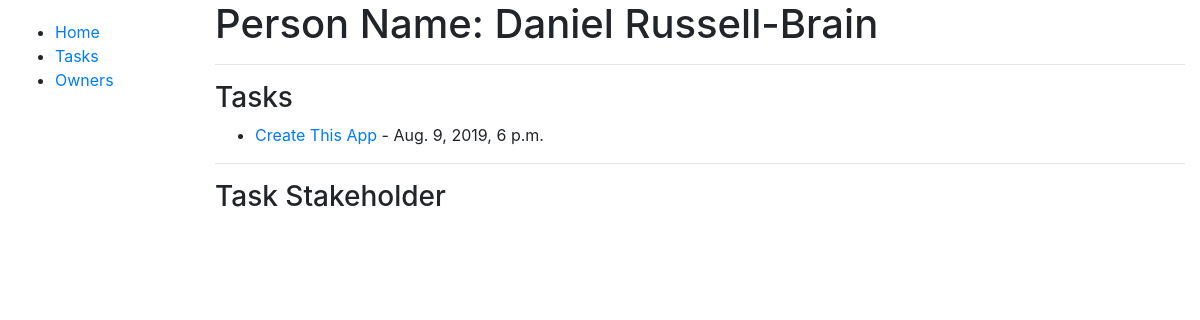
The page /tasks/owners/1 on the database as committed earlier.
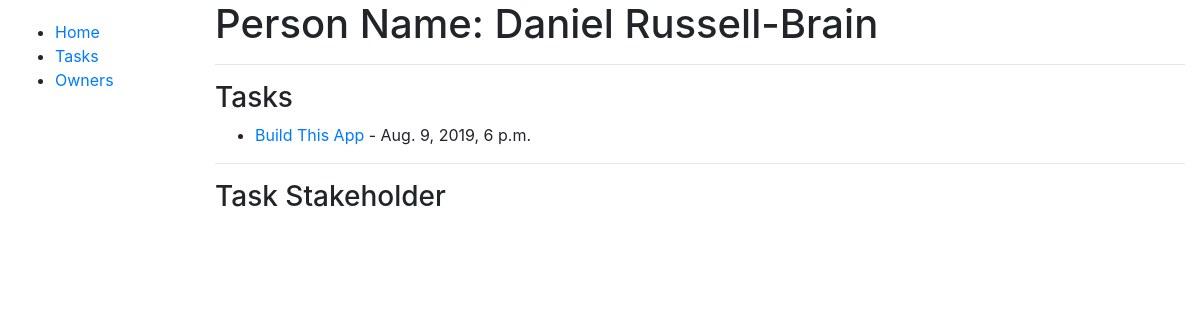
The same page on the database as committed later.
### tasks/models.py (models this page shows, shortened)
class AbstractTask(models.Model):
    title = models.CharField(max_length=150, help_text='Task Name')
    owner = models.ForeignKey('Owner', null=False, blank=False, on_delete=models.CASCADE)
    description = models.TextField(blank=True, null=True)
    duration_days = models.IntegerField(default=0, null=True, blank=True)
    duration_hours = models.IntegerField(default=0, null=True, blank=True)
    duration_minutes = models.IntegerField(default=0, null=True, blank=True)
    due_date = models.DateTimeField(blank=False, null=False)
    started = models.BooleanField(default=False)
    finished = models.BooleanField(default=False)
    class Meta:
        ordering = ['due_date']
        abstract = True

class Task(AbstractTask):
    stakeholders = models.ManyToManyField('Stakeholder', blank=True)
    def get_absolute_url(self):
        return reverse('tasks:task-detail', kwargs={'pk': self.pk})

### tasks/views.py (the view)
# urls.py: path('owners/<int:pk>', PersonDetailView.as_view(), name='person-detail'),
class PersonDetailView(DetailView):
    model = Person

### tasks/models.py (called while the page is built)
    def name(self):
        return f'{self.first} {self.last}'

### tasks/templates/tasks/person_detail.html (shortened to what this page needs)
{% extends 'base.html' %}
{% block content %}
<h1>Person Name: {{ person.name }}</h1>
<hr>
<h3>Tasks</h3>
<ul>
{% for owner in person.owner_set.all %}
    {% for task in owner.task_set.all %}
    <li><a href="{{ task.get_absolute_url }}">{{ task.title }}</a> - {{ task.due_date }}</li>
    {% endfor %}
{% endfor %}
</ul>
<hr>
<h3>Task Stakeholder</h3>
{% endblock %}

Rows that differ between the two databases and show on the page:
removed Task: title "Create This App", due_date "Aug. 9, 2019, 6 p.m."
now on this page (row edited): Task: title "Build This App", due_date "Aug. 9, 2019, 6 p.m."
